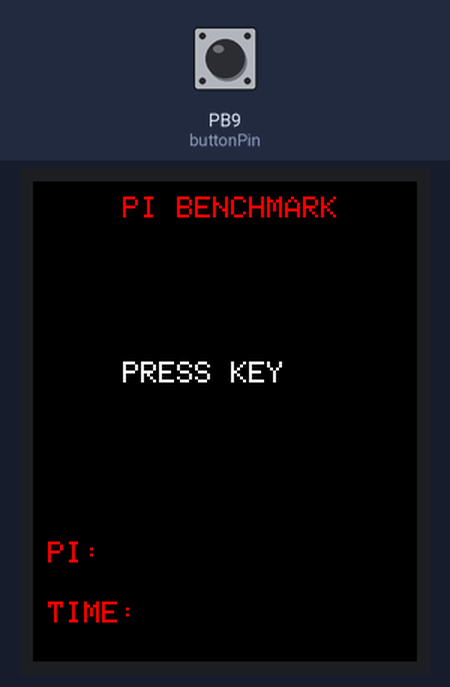
The sketch below on a simulated STM32 Blue Pill. Shown: 128×160 colour display. Inputs (shaded band) come from the test bench; at power-on: PB9 (buttonPin) HIGH. What the sketch prints to the serial monitor is not drawn.

Above: at 1.3 s.
1.4 s: PB9 (buttonPin) pulled LOW for 0.15 s
At 1.48 s:
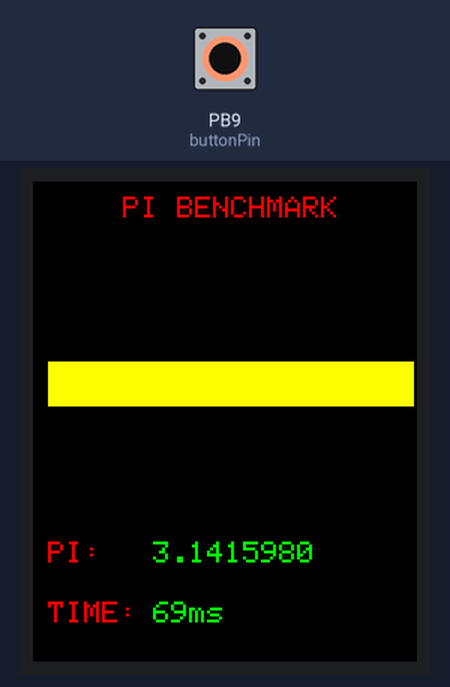
At 1.9 s:
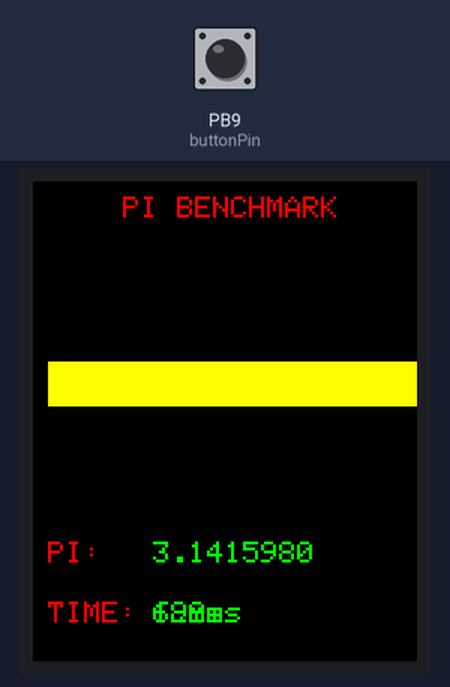
3.1 s: PB9 (buttonPin) pulled LOW for 1 s
Timing chart, 0 to 6.1 s (numbered marks = the images above; inputs shaded):
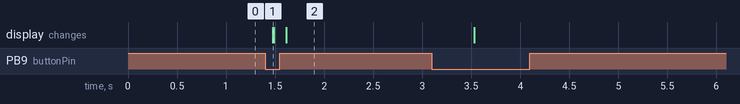

Measured:
- after the input at 1.4 s, the display: changes after 0.08 s (image 1)

The sketch:

STM32Benchmark.ino
```cpp
#include <Adafruit_GFX_AS.h>  //https://github.com/rogerclarkmelbourne/Arduino_STM32/tree/master/STM32F1/libraries/Adafruit_GFX_AS
#include "Adafruit_ST7735.h" // https://github.com/KenjutsuGH/Adafruit-ST7735-Library

//Please note that you need to delete the Adafruit ST7735 library for Arduino if you have it installed, else the
//sketch won't compile.

#define cs     PA2
#define rst    PA4
#define dc     PA3

// Color definitions
#define BLACK    0x0000
#define BLUE     0x001F
#define RED      0xF800
#define GREEN    0x07E0
#define CYAN     0x07FF
#define MAGENTA  0xF81F
#define YELLOW   0xFFE0
#define WHITE    0xFFFF

#define ITERATIONS 500000L    // number of iterations
#define REFRESH_TFT 7500      // refresh bar every 7500 iterations
#define ACTIVATED LOW

#if defined(__SAM3X8E__)
    #undef __FlashStringHelper::F(string_literal)
    #define F(string_literal) string_literal
#endif

Adafruit_ST7735 tft = Adafruit_ST7735(cs, dc, rst);

int percent = 0;
int progress = 1;
const int buttonPin = PB9;
int buttonState = 0;

void setup(void) {

  pinMode(buttonPin, INPUT_PULLUP);

  Serial.begin(9600);

  tft.initR(INITR_BLACKTAB);   // initialize a ST7735S chip, black tab

  tft.fillScreen(ST7735_BLACK);

  printUI();

}

void loop() {

  buttonState = digitalRead(buttonPin);
  if (buttonState == ACTIVATED) {
    removePressKeyText();
    drawBar();
    startCalculation();
  }
  else {
  }

delay(10);
}

void fillBar(int percent)
{
    int counter =60;
    percent = map(percent,0,100,5,121);
    for(counter = 60; counter<75;counter++)
    {
     tft.drawFastHLine(5, counter, percent, YELLOW );
    }
}

void printUI()
{
 tft.setCursor(30,5);
 tft.setTextColor(RED);
 tft.setTextSize(1);
 tft.print("PI BENCHMARK");

 tft.setCursor(30,60);
 tft.setTextColor(WHITE);
 tft.setTextSize(1);
 tft.print("PRESS KEY");

 tft.setCursor(5,120);
 tft.setTextColor(RED);
 tft.setTextSize(1);
 tft.print("PI:");

 tft.setCursor(5,140);
 tft.setTextColor(RED);
 tft.setTextSize(1);
 tft.print("TIME:");
}

void removePressKeyText()
{
 tft.setCursor(30,60);
 tft.setTextColor(BLACK);
 tft.setTextSize(1);
 tft.print("PRESS KEY");
}

void drawBar()
{
  tft.drawRect(5,60,120,15, YELLOW);
}

void startCalculation()
{
 unsigned long start, time;
 unsigned long niter=ITERATIONS;
 int LEDcounter = 0;
 unsigned long i;
 float x = 1.0;
 float pi=1.0;

 Serial.begin(9600);
 Serial.print("Beginning ");
 Serial.print(niter);
 Serial.println(" iterations...");
 Serial.println();

 start = millis();
 for ( i = 2; i < niter; i++) {
   x *= -1.0;
   pi += x / (2.0f*(float)i-1.0f);
    if (LEDcounter++ > REFRESH_TFT) {
     LEDcounter = 0;
     progress++;
     percent = progress*100/(ITERATIONS/ REFRESH_TFT);
     fillBar(percent);
    }
 }
 time = millis() - start;

 pi = pi * 4.0;

 Serial.print("# of trials = ");
 Serial.println(niter);
 Serial.print("Estimate of pi = ");
 String piString = String(pi,7);
 String timeString = String(time)+"ms";
 Serial.println(piString);

 Serial.print("Time: "); Serial.print(time); Serial.println(" ms");

 tft.setCursor(40,120);
 tft.setTextColor(GREEN);
 tft.setTextSize(1);
 tft.print(piString);

 tft.setCursor(40,140);
 tft.setTextColor(GREEN);
 tft.setTextSize(1);
 tft.print(timeString);
}
```
